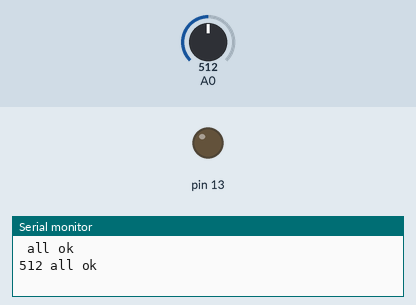
This sketch was run on a simulated Arduino Uno, built with avr-gcc and run on an emulated ATmega328P. Parts: output pins drawn as LEDs (lit = HIGH), the last lines printed to the serial monitor. The inputs (shaded band) are chosen by the test bench; at power-on: A0 = 512.

Above: at 1.2 s.
1.3 s: A0 set to 114
3.7 s: A0 set to 96
At 4.8 s:
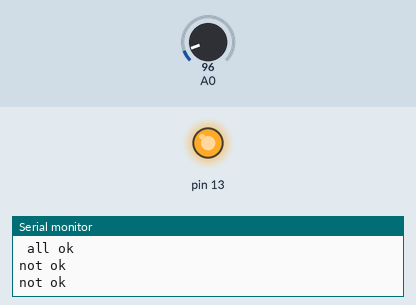
Timing chart, 0 to 6.7 s (numbered marks = the images above; inputs shaded):
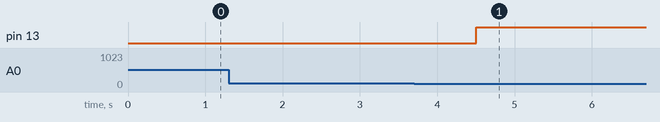

The sketch:

exquisite_amur1.ino
```cpp
bool temp(){
bool check = false;
int t = analogRead(A0);
if ( t >= 104) {
check = true;
}
else {
check = false;
}
return check;
}

void setup(){
  pinMode(A0, INPUT);
  pinMode(13, OUTPUT);
  Serial.begin(9600);
}

void loop(){
  int a = analogRead(A0);
  if (temp () == true){
    Serial.println(" all ok");
    delay(500);

  }
  else{
    Serial.println("not ok");
    delay(500);
    digitalWrite(13, HIGH);
  }
  if (a>153){
    Serial.print(analogRead(A0));
    delay(500);
  }
}
//добавил not ok от себя.
```

Measured:
- the behaviour switches between 104 and 103 on A0 (found by bisection; images 0 and 1)
- after the input at 3.7 s, pin 13: LOW → HIGH after 0.80 s
